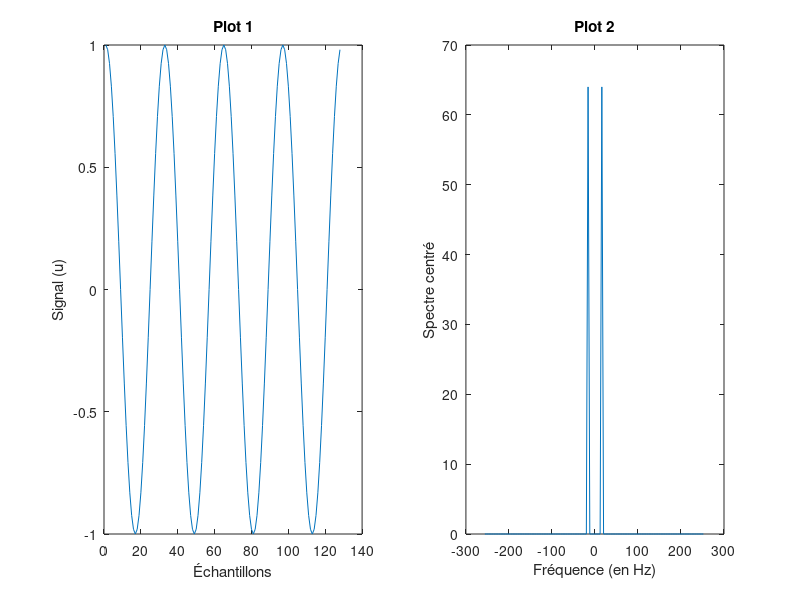

Write the MATLAB code that produced this figure.
clear all; close all

fe=512; N=1024; f0=16;

n=(0:N-1);
Dt=1/fe; t=n*Dt; T0=1/f0; L=T0/Dt; L4=4*L;

x=cos(2*pi*f0*t); y4=x(1:L4);

Fy4=fft(y4);
k4=(0:L4-1)'; %' pour transposer, et ; pour ne pas afficher la variable dans les lignes de commandes

Df4=fe/L4; f4=k4*Df4;


subplot(121)
plot(y4)
title('Plot 1')
xlabel('Échantillons'); ylabel('Signal (u)')


Fy4=fftshift(Fy4);
f4=f4-fe/2;
subplot(122)
plot(f4,abs(Fy4))
xlabel('Fréquence (en Hz)')
ylabel('Spectre centré')
title('Plot 2')